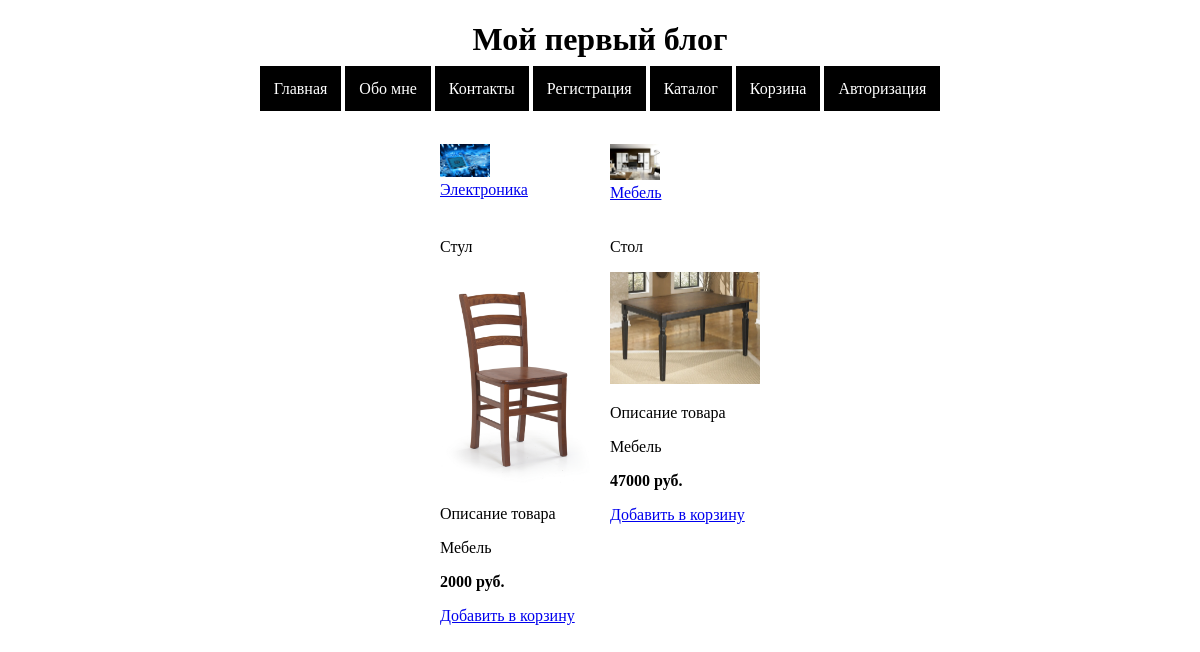
Screenshot of /catalog/2 with the database file from the repository.
### app/models.py (models this page shows, shortened)
class Category(models.Model):
    name = models.CharField(max_length=200)
    image = models.ImageField(upload_to='products')

class Product(models.Model):
    name = models.CharField(max_length=200)
    image = models.ImageField(upload_to='products')
    description = models.TextField()
    category = models.ForeignKey(Category, on_delete=models.CASCADE)
    price = models.IntegerField()
    full_text = models.TextField()

### app/views.py (the view)
# urls.py: path('catalog/<int:id>', catalog_detail),
def catalog_detail(request, id):
    category = Category.objects.filter(id=id).first()
    products = Product.objects.filter(category=category)
    categorys = Category.objects.all()
    return render(request, 'shop/products.html', {'products': products, 'categorys': categorys})

### app/templates/shop/products.html (shortened to what this page needs)
{% extends 'base.html' %}
{% block content %}
<br /><br />
   <div class="category">
   {% for cat in categorys %}
   <div>
       <img src="/media/{{cat.image}}" style="width: 50px" alt=""><br />
      <a href="/catalog/{{cat.id}}">
         {{cat.name}}
      </a>
   </div>
   {% endfor %}
</div>
<div class="products">
   {% for product in products %}
   <div>
       <p>{{product.name}}</p>
       <p><img src="/media/{{product.image}}" alt=""></p>
       <p>{{product.description}}</p>
       <p>{{product.category.name}}</p>
       <p><b>{{product.price}} руб.</b></p>
       <a href="/add_cart/{{product.id}}" class="btn_add_cart">Добавить в корзину</a>
   </div>
   {% endfor %}
</div>
{% endblock %}

### app/static/app.css (style rules this page uses)
.category, .products { display: flex; justify-content: center }
.category div, .products div { display: block; width: 150px; margin: 10px }
.category div img, .products div img { width: 100% }

### rows the page displays
Category: image (picture), name "Электроника"
Category: image (picture), name "Мебель"
Product: name "Стул", image (picture), description "Описание товара", category.name "Мебель", price "2000"
Product: name "Стол", image (picture), description "Описание товара", category.name "Мебель", price "47000"
